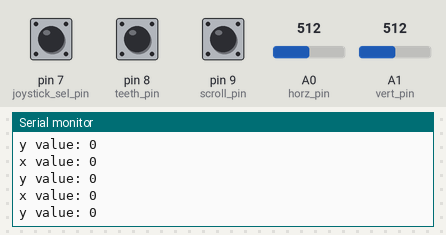
This sketch was run on a simulated Arduino Leonardo, built with avr-gcc and run on an emulated ATmega32U4. On the bench: the last lines printed to the serial monitor. The inputs (shaded band) are chosen by the test bench; at power-on: A0 (horz_pin) = 512, A1 (vert_pin) = 512, pin 7 (joystick_sel_pin) HIGH, pin 8 (teeth_pin) HIGH, pin 9 (scroll_pin) HIGH. USB keyboard and mouse output is not drawn.

Above: at 2.2 s.
2.3 s: A0 (horz_pin) set to 716
At 3.4 s:
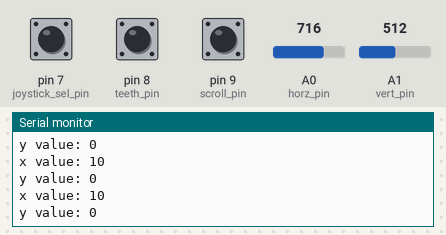
3.8 s: A1 (vert_pin) set to 716
At 4.8 s:
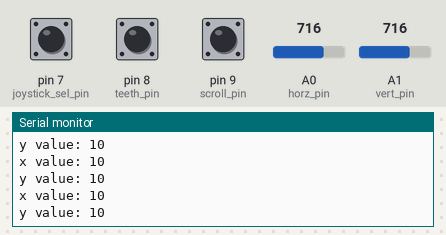
5.3 s: A0 (horz_pin) set to 900
At 6.0 s:
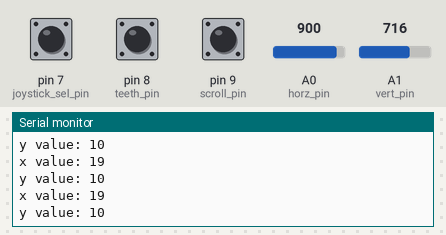
6.8 s: A1 (vert_pin) set to 900
At 7.6 s:
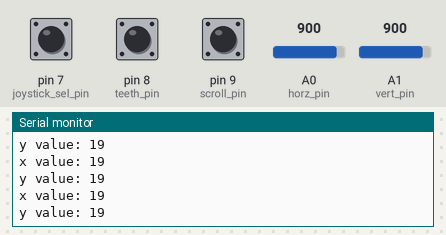
Timing chart, 0 to 9.3 s (numbered marks = the images above; inputs shaded):
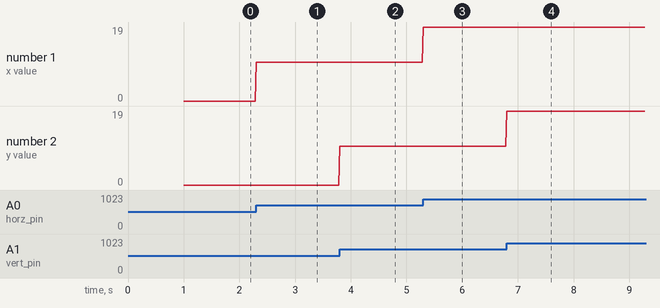

The sketch:

scrolling_mouse.ino
```cpp
/*
  Description: Adaptive hands-free computer mouse that can be used by people with quadriplegia.
  Supports left click, right click, scroll, and zoom on the hardware-level.
  Date: January 2021
  Authors: Naren Yenuganti and Dylan Chow
*/

#include <Mouse.h>
#include <Keyboard.h>
#include <ClickButton.h>

int horz_pin = A0;
int vert_pin = A1;
int joystick_sel_pin = 7;
int teeth_pin = 8;
int scroll_pin = 9;
int y_val, x_val;
int right_click_flag = 0;
int left_click_flag = 0;
int scroll_flag = 0;
int zoom_flag = 0;

int vert_zero, horz_zero;
int vert_value, horz_value;
const int sensitivity = 20; // larger sensitivity --> slower mouse
const unsigned long loop_period = 20; // larger loop_period --> more delay

// Set exponential acceleration flag and value of base (1 < base < 2)
const boolean exponential_acceleration = false;
const float base = 1.4;

ClickButton key(scroll_pin, LOW, CLICKBTN_PULLUP);

void setup() {
  pinMode(horz_pin, INPUT);
  pinMode(vert_pin, INPUT);
  pinMode(joystick_sel_pin, INPUT);
  pinMode(8, INPUT_PULLUP);
  pinMode(9, INPUT_PULLUP);
  digitalWrite(joystick_sel_pin, HIGH);
  delay(1000);

  Mouse.begin();
  key.debounceTime   = 20;   // Debounce timer in ms
  key.multiclickTime = 250;  // Time limit for multi clicks
  key.longClickTime  = 250;  // time until "held-down clicks" register

  vert_zero = analogRead(vert_pin);
  horz_zero = analogRead(horz_pin);
}

void loop() {
  y_val = (analogRead(vert_pin) - vert_zero) / sensitivity;
  x_val = (analogRead(horz_pin) - horz_zero) / sensitivity;
  static unsigned long last_loop;

  // Exponential cursor acceleration
  if (exponential_acceleration) {
    if (x_val > 0) {
      x_val = (int) pow(base, x_val);
    } else if (x_val < 0) {
      x_val = -(int) pow(base, -x_val);
    }
    if (y_val > 0) {
      y_val = (int) pow(base, y_val);
    } else if (y_val < 0) {
      y_val = -(int) pow(base, -y_val);
    }
   }

  // Normal Mode
  if (!scroll_flag && !zoom_flag) {
    Serial.print("x value: ");
    Serial.println(x_val);
    Serial.print("y value: ");
    Serial.println(y_val);
    if (y_val > 1 || y_val < -1) {
      Mouse.move(0, y_val, 0);  // move mouse on y axis
    }
    if (x_val > 1 || x_val < -1) {
      Mouse.move(x_val, 0, 0);  // move mouse on x axis
    }
    while(millis() - last_loop < loop_period) {
      // delay
    }
    last_loop = millis();
  }

  key.Update();
  int scroll_click_count = key.clicks;

  // Scroll Mode
  if ((scroll_click_count == -1 || scroll_flag) && key.depressed == true) {
    scroll_flag = 1;
    if (y_val <= -5) {
      Mouse.move(0, 0, 1);
      delay(100);
    } else if (y_val >= 5) {
      Mouse.move(0, 0, -1);
      delay(100);
    }
  } else {
    scroll_flag = 0;
  }

  // Zoom Mode
  if ((scroll_click_count == -2 || zoom_flag) && key.depressed == true) {
    zoom_flag = 1;
    if (y_val <= -5) {
      Keyboard.press(KEY_LEFT_GUI);
      Keyboard.press('=');
      Keyboard.releaseAll();
      delay(500);
    } else if ( y_val >= 5) {
      Keyboard.press(KEY_LEFT_GUI);
      Keyboard.press('-');
      Keyboard.releaseAll();
      delay(500);
    }
  } else {
    zoom_flag = 0;
  }

  // Detect Left and Right Clicks
  if (digitalRead(teeth_pin) == 0 && !left_click_flag) {
    left_click_flag = 1;
    Mouse.press(MOUSE_LEFT);
  } else if (digitalRead(teeth_pin) && left_click_flag) {
    left_click_flag = 0;
    Mouse.release(MOUSE_LEFT);
  }
  if (digitalRead(joystick_sel_pin) == 0 && !right_click_flag) {
    right_click_flag = 1;
    Mouse.press(MOUSE_RIGHT);
  } else if (digitalRead(joystick_sel_pin) && right_click_flag) {
    right_click_flag = 0;
    Mouse.release(MOUSE_RIGHT);
  }
}
```

Measured:
- after the input at 2.3 s, the serial monitor: prints a new line at once (image 1)
- after the input at 3.8 s, the serial monitor: prints a new line at once (image 2)
- after the input at 5.3 s, the serial monitor: prints a new line at once (image 3)
- after the input at 6.8 s, the serial monitor: prints a new line at once (image 4)
- plotted number 1: 0 → 10 after the input at 2.3 s, 10 → 19 after the input at 5.3 s
